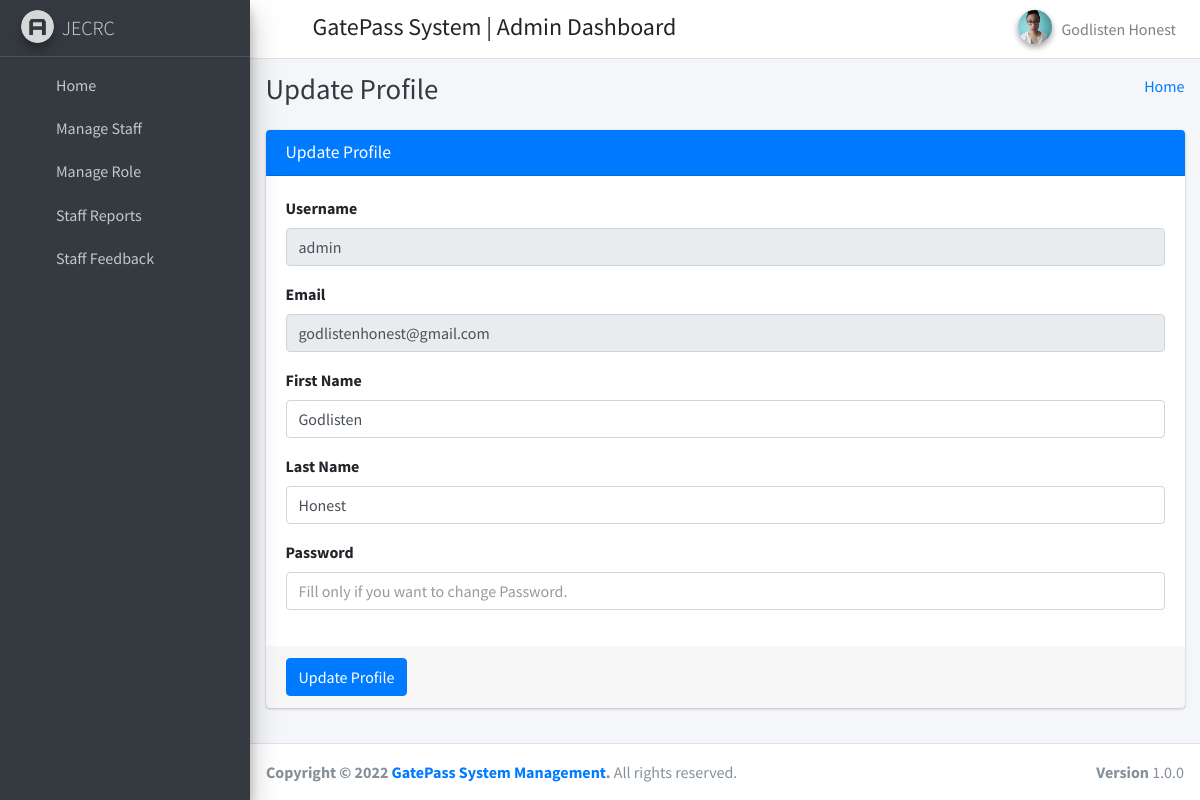
Page /admin_profile/ (signed in) on the committed database.
### gateapp/models.py (models this page shows)
class CustomUser(AbstractUser):
	phone = models.CharField(max_length=10,null=True,blank=True)
	is_deleted = models.BooleanField(default=False)
	deleted_at = models.DateTimeField(null=True,blank=True)

### gateapp/AdminViews.py (the view)
# urls.py: path('admin_profile/', AdminViews.admin_profile, name="admin_profile"),
def admin_profile(request):
	user = CustomUser.objects.get(id=request.user.id)
	context={
		"user": user
	}
	return render(request, 'hod_template/admin_profile.html', context)

### gateapp/templates/hod_template/admin_profile.html (shortened to what this page needs)
{% extends 'hod_template/base_template.html' %}
{% block page_title %}
    Update Profile
{% endblock page_title %}
{% block main_content %}
{% load static %}
<section class="content">
        <div class="container-fluid">
            <div class="row">
                <div class="col-md-12">
                    <div class="card card-primary">
                    <div class="card-header">
                        <h3 class="card-title">Update Profile</h3>
                    </div>
                    <form role="form" method="POST" action="{% url 'admin_profile_update' %}">
                        <div class="card-body">
                            <div class="form-group">
                                <label>Username </label>
                                <input type="text" class="form-control" name="username" value="{{ user.username }}" disabled="disabled">
                            </div>
                            <div class="form-group">
                                <label>Email </label>
                                <input type="text" class="form-control" name="email" value="{{ user.email }}" disabled="disabled">
                            </div>
                            <div class="form-group">
                                <label>First Name </label>
                                <input type="text" class="form-control" name="first_name" value="{{ user.first_name }}">
                            </div>
                            <div class="form-group">
                                <label>Last Name </label>
                                <input type="text" class="form-control" name="last_name" value="{{ user.last_name }}">
                            </div>
                            <div class="form-group">
                                <label>Password </label>
                                <input type="text" class="form-control" name="password" placeholder="Fill only if you want to change Password.">
                            </div>
                        </div>
                        <div class="card-footer">
                        <button type="submit" class="btn btn-primary">Update Profile</button>
                        </div>
                    </form>
                    </div>
                </div>
            </div>
        </div>
      </section>
  {% endblock main_content %}

### gateapp/templates/hod_template/base_template.html (shortened to what this page needs)
{% load static %}
<!DOCTYPE html>
<html>
<head>
  <link rel="stylesheet" href="{% static 'plugins/fontawesome-free/css/all.min.css' %}">
  <link rel="stylesheet" href="https://code.ionicframework.com/ionicons/2.0.1/css/ionicons.min.css">
  <link rel="stylesheet" href="{% static 'plugins/tempusdominus-bootstrap-4/css/tempusdominus-bootstrap-4.min.css' %}">
  <link rel="stylesheet" href="{% static 'plugins/icheck-bootstrap/icheck-bootstrap.min.css' %}">
  <link rel="stylesheet" href="{% static 'plugins/jqvmap/jqvmap.min.css' %}">
  <link rel="stylesheet" href="{% static 'dist/css/adminlte.min.css'  %}">
  <link rel="stylesheet" href="{% static 'plugins/overlayScrollbars/css/OverlayScrollbars.min.css' %}">
  <link rel="stylesheet" href="{% static 'plugins/daterangepicker/daterangepicker.css' %}">
  <link rel="stylesheet" href="{% static 'plugins/summernote/summernote-bs4.css' %}">
  <link rel="stylesheet" href="{% static 'plugins/datatables-bs4/css/dataTables.bootstrap4.min.css' %}">
  <link rel="stylesheet" href="{% static 'plugins/datatables-responsive/css/responsive.bootstrap4.min.css' %}">
  <link rel="stylesheet" href="{% static 'plugins/datatables-buttons/css/buttons.bootstrap4.min.css' %}">
  <link rel="stylesheet" href="{% static 'plugins/sweetalert2-theme-bootstrap-4/bootstrap-4.min.css' %}">
  <link rel="stylesheet" href="{% static 'plugins/toastr/toastr.min.css' %}">
</head>
<body class="hold-transition sidebar-mini layout-fixed layout-navbar-fixed ">
  {% if user.is_staff %}
  <div class="wrapper">
    <nav class="main-header navbar navbar-expand navbar-white navbar-light">
      <ul class="navbar-nav">
        <li class="nav-item">
          <a class="nav-link" data-widget="pushmenu" href="#" role="button"><i class="fas fa-bars"></i></a>
        </li>
      </ul>
      <h4 style="margin-left: 10px; margin-top: 5px;" class="d-none d-md-inline">GatePass System | Admin Dashboard</h4>
      <ul class="navbar-nav ml-auto">
        <li class="nav-item dropdown user-menu">
          <a class="nav-link dropdown-toggle" data-toggle="dropdown" href="#">
            <img src="{% static 'dist/img/user5-128x128.jpg' %}" class="user-image img-circle elevation-2"
              alt="User Image">
            <span class="d-none d-md-inline">{{ user.first_name }} {{ user.last_name }}</span>
          </a>
        </li>
      </ul>
    </nav>
    {% include 'hod_template/sidebar_template.html' with user=user id=id %}
    <div class="content-wrapper">
      <div class="content-header">
        <div class="container-fluid">
          <div class="row mb-2">
            <div class="col-sm-6">
              <h1 class="m-0 text-dark">
                {% block page_title %}
                {% endblock page_title %}
              </h1>
            </div>
            <div class="col-sm-6">
              <ol class="breadcrumb float-sm-right">
                <li class="breadcrumb-item"><a href="{% url 'admin_home' %}">Home</a></li>
              </ol>
            </div>
          </div>
        </div>
      </div>
      {% block main_content %}
      {% endblock main_content %}
    </div>
    <footer class="main-footer">
      <strong>Copyright &copy; 2022 <a href="#">GatePass System Management</a>.</strong>
      All rights reserved.
      <div class="float-right d-none d-sm-inline-block">
        <b>Version</b> 1.0.0
      </div>
    </footer>
  </div>
  {% endif %}
</body>
</html>

### rows in the picture
CustomUser: first_name "Godlisten", last_name "Honest", username "admin", email "godlistenhonest@gmail.com"
